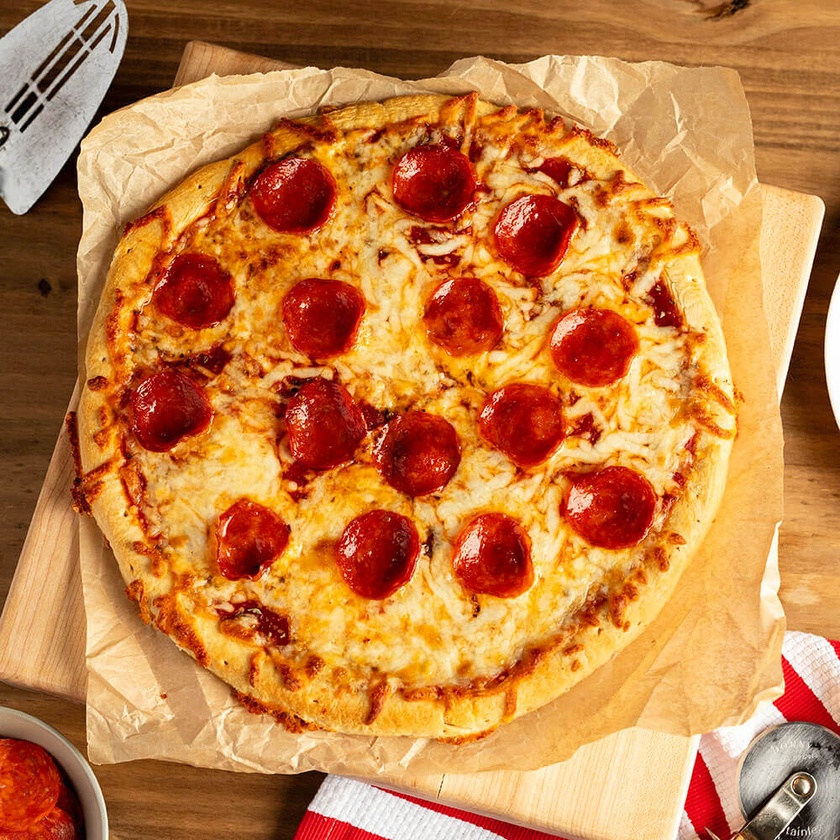
#> input picture backend/storage/b34554b7-b515-4405-ab5c-5006f552d696/0a0839a8-aae4-4cdb-9ec1-c7e48e1c0b22.jpg, 840 x 840 px, shrunk from 1000 x 1000 before the run
$ python -i augmentation.py   (imports and definitions only)
#> lines starting #> are read from the running program, lines starting #| are printed output that depends on the picture
#> further down, picture is the input picture: shape (840, 840, 3); mean B, G, R 69.3, 127.8, 196.7
import cv2
import numpy as np
import random
from PIL import Image, ImageFilter

class DeepfakeAugmentation:
    """
    Data augmentation techniques specifically for deepfake detection.
    Simulates real-world "in-the-wild" distortions.
    """

    @staticmethod
    def apply_compression(image: np.ndarray, quality: int = 20) -> np.ndarray:
        """Simulates JPEG/Video compression artifacts."""
        encode_param = [int(cv2.IMWRITE_JPEG_QUALITY), quality]
        result, encimg = cv2.imencode('.jpg', image, encode_param)
        return cv2.imdecode(encimg, 1)

    @staticmethod
    def apply_blur(image: np.ndarray, radius: float = 2.0) -> np.ndarray:
        """Simulates camera defocus or motion blur."""
#> called with radius = 2
        pil_img = Image.fromarray(cv2.cvtColor(image, cv2.COLOR_BGR2RGB))
        pil_img = pil_img.filter(ImageFilter.GaussianBlur(radius))
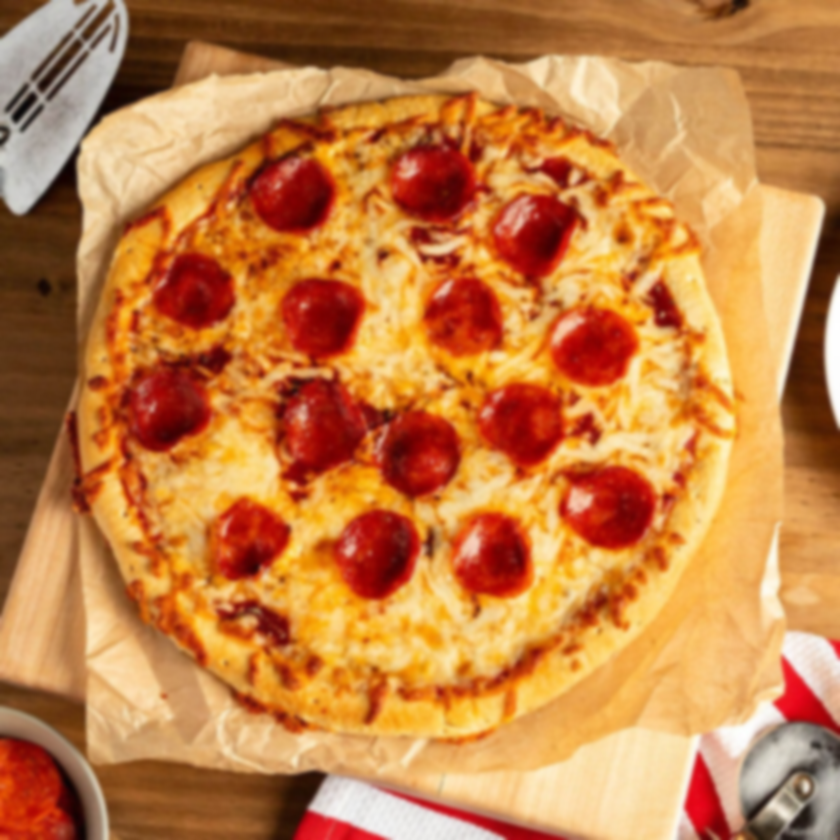
#> pil_img: PIL image 840x840 RGB; mean R, G, B 196.7, 127.8, 69.3
        return cv2.cvtColor(np.array(pil_img), cv2.COLOR_RGB2BGR)
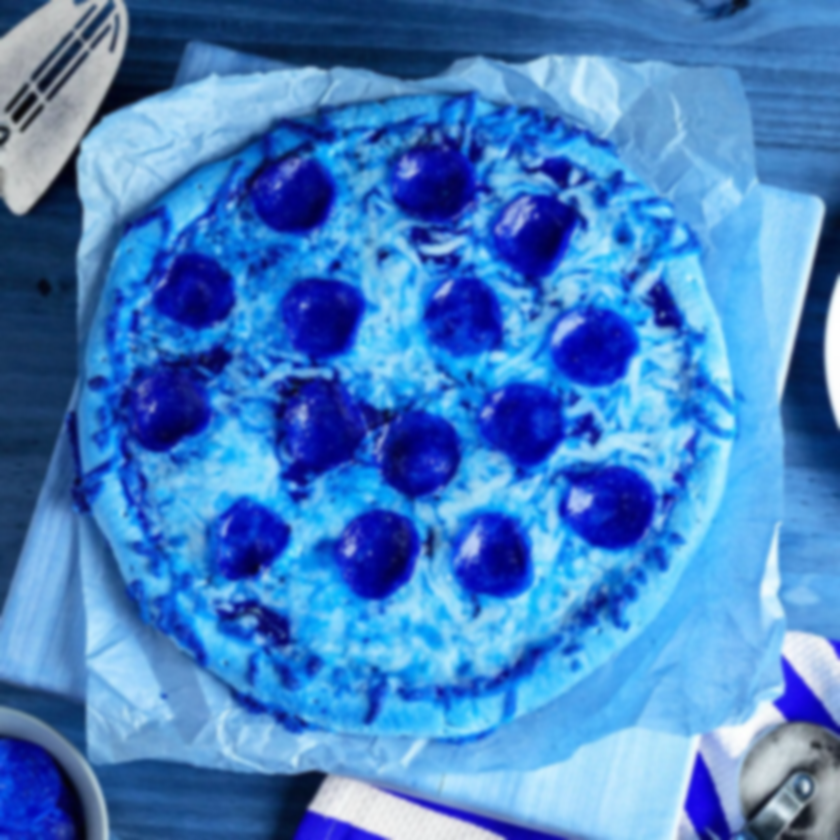
#> returned value: shape (840, 840, 3); mean R, G, B 69.3, 127.8, 196.7

    @staticmethod
    def add_noise(image: np.ndarray, level: float = 0.1) -> np.ndarray:
        """Adds Gaussian noise to simulate sensor grain."""
        noise = np.random.normal(0, 255 * level, image.shape).astype(np.uint8)
        return cv2.add(image, noise)

    def transform(self, image: np.ndarray) -> np.ndarray:
        """Applies a random sequence of forensic augmentations."""
        if random.random() > 0.5:
            image = self.apply_compression(image, random.randint(10, 50))
        if random.random() > 0.5:
            image = self.apply_blur(image, random.uniform(0.5, 3.0))
        if random.random() > 0.3:
            image = self.add_noise(image, random.uniform(0.01, 0.1))
        return image

>>> import cv2
>>> picture = cv2.imread('../../storage/b34554b7-b515-4405-ab5c-5006f552d696/0a0839a8-aae4-4cdb-9ec1-c7e48e1c0b22.jpg')
>>> result = DeepfakeAugmentation().apply_blur(picture)
